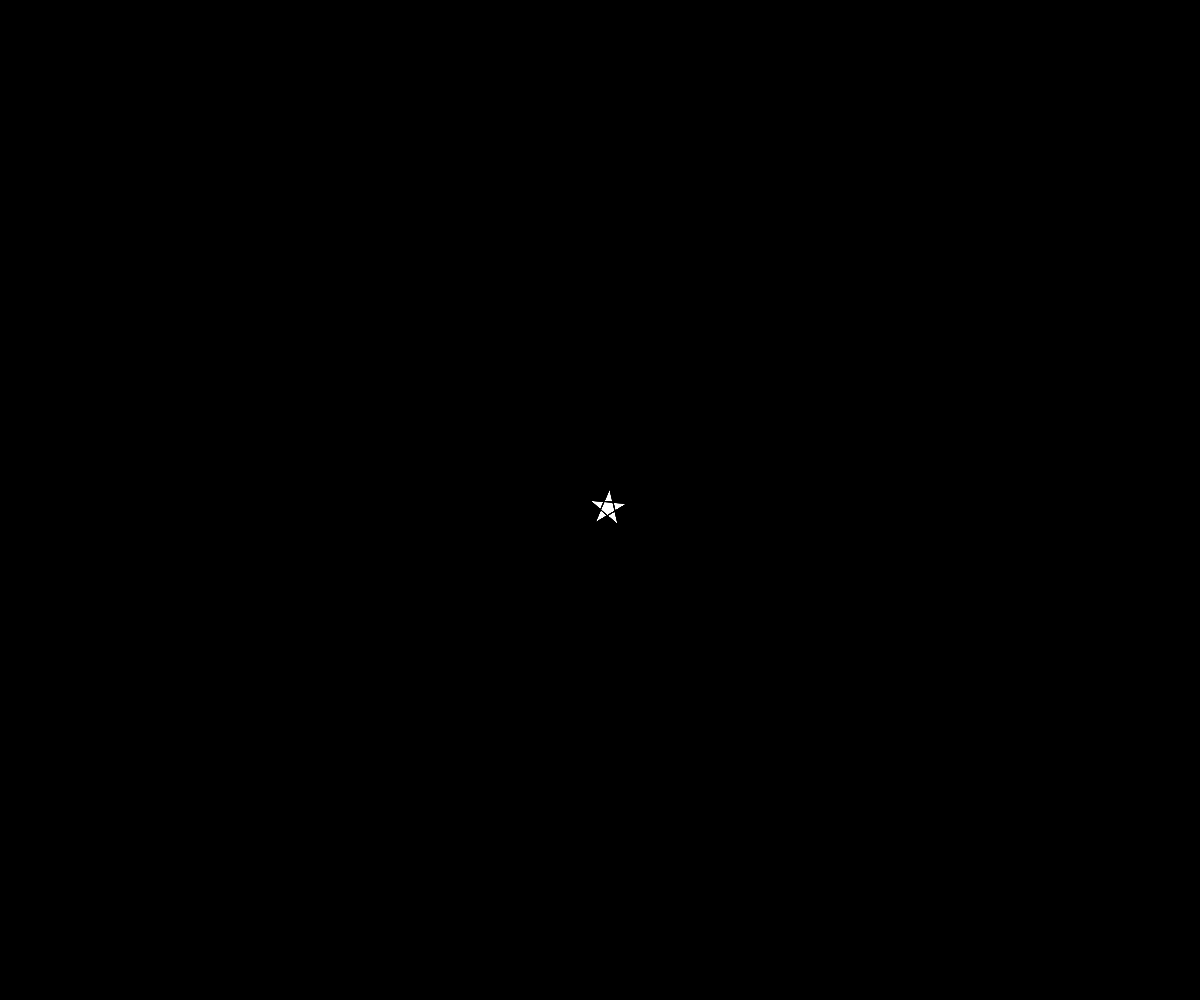
Frame 1 (no input)
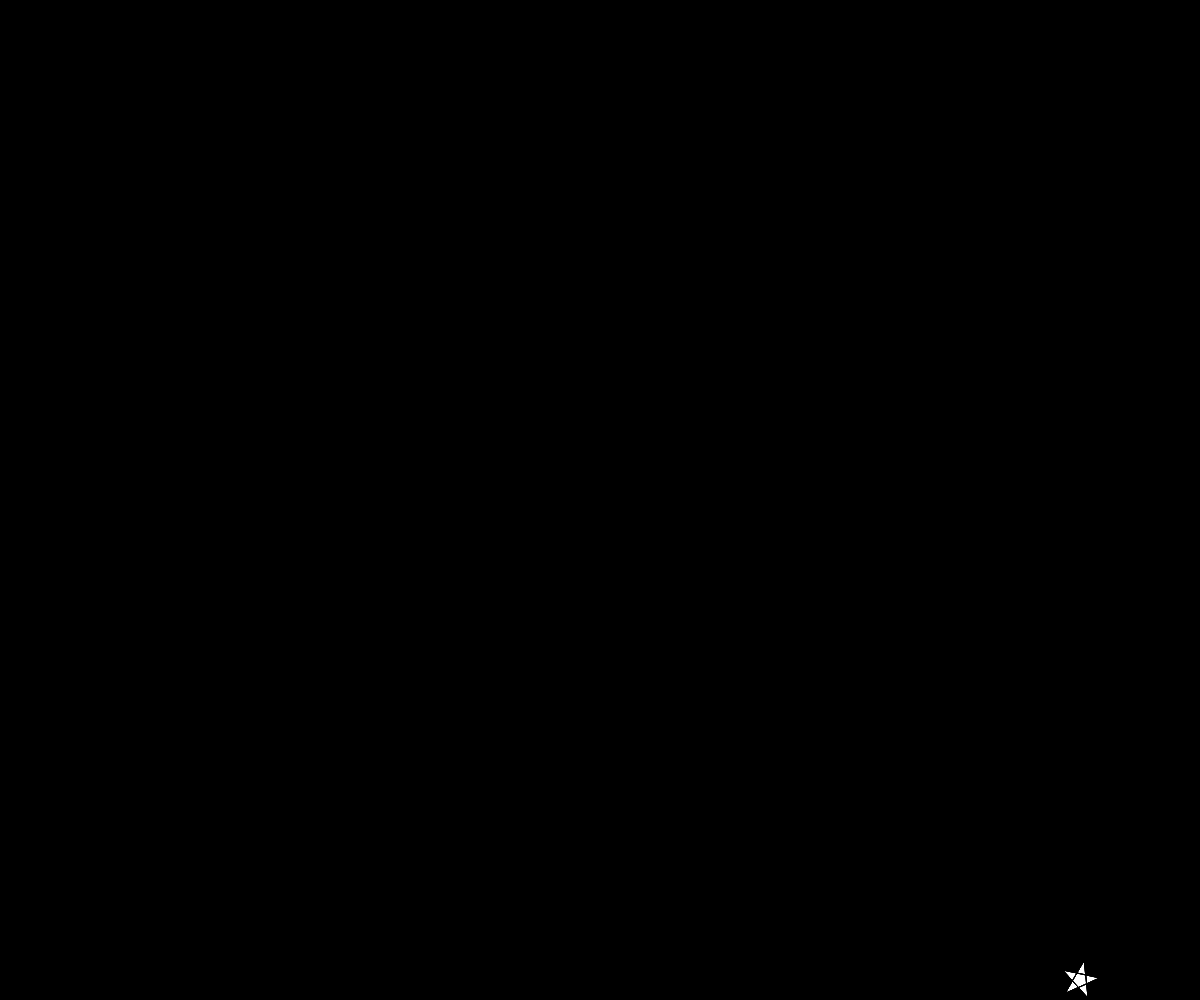
Frame 60 (no input)
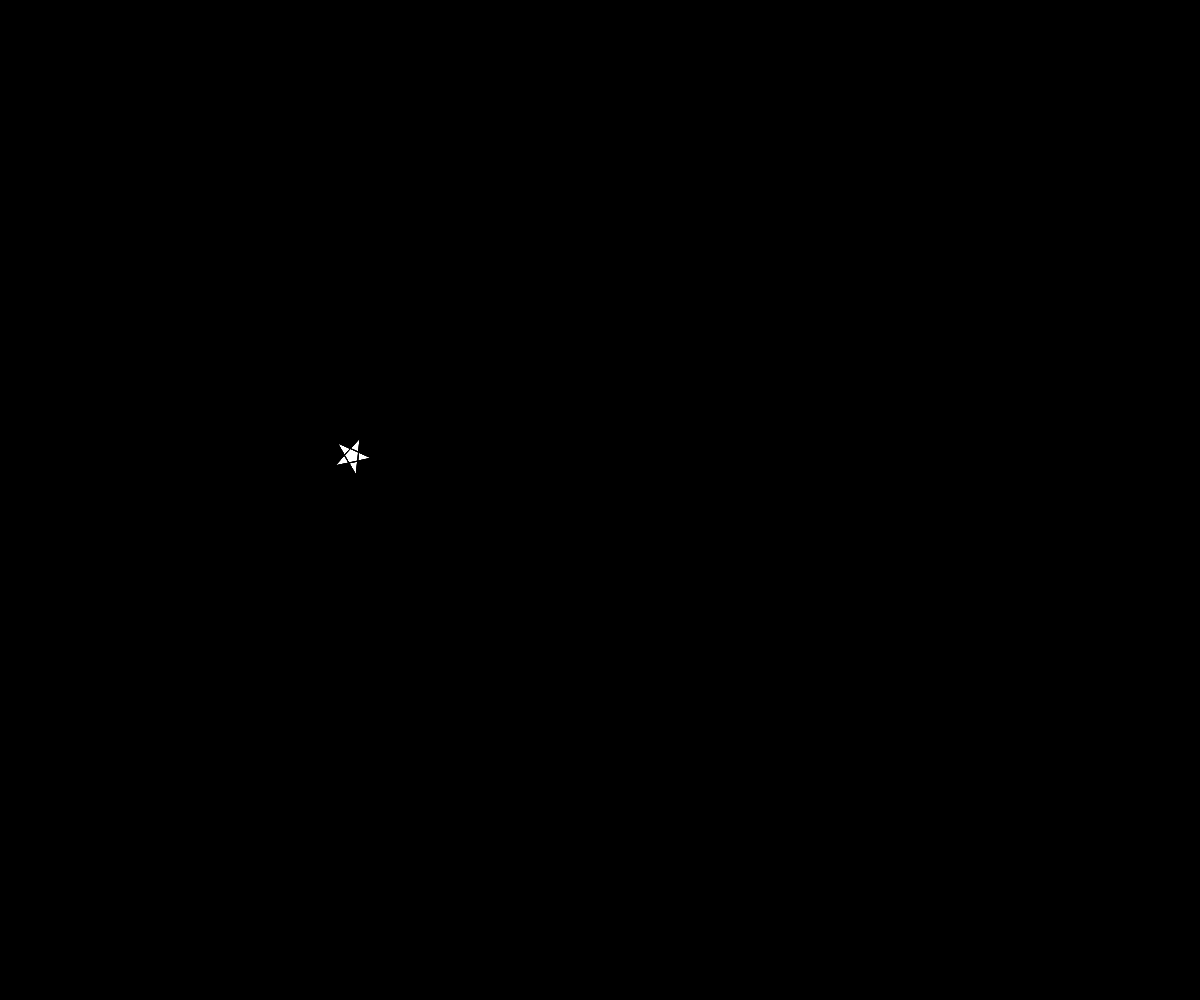
Frame 120 (the mouse pressed at the canvas centre since frame 60)

The p5.js sketch that drew these frames (run headless with seeded random() and noise() and a simulated clock; from frame 60 on, the mouse is pressed at the canvas centre):

// p5.js sketch
// ── sketch.js
// テキスト「アニメーション」
let x, y, vx, vy;
let cx, cy, angle;
let count;

function setup(){
  createCanvas(windowWidth, windowHeight);
  x = width / 2;
  y = height / 2;
  vx = 8;
  vy = 8;
  cx = 0;
  cy = 0;
  angle = 0;
  count = 0;
}

function draw(){
  background(0);
  // BLANK[2] (hint: 作った star 関数を使います)
  x += vx;
  y += vy;
  star(x, y, 20, PI / 36);
  // 端の処理パターン (1) 反対側から出てくる
  if(x > width){ x = 0; }
  else if(x < 0){ x = width; }
  if(y > height){ y = 0; }
  if(y < 0){ y = height; }
}

function star(cx, cy, r, angle){
   count += 1;
 beginShape();
   for(var i = 0; i < 20; i++){ //var = 型推論、型名を省略できる
   var theta = TWO_PI * i * 2 / 5 - HALF_PI + count * angle;
   var x = cx + cos(theta) * r;
   var y = cy + sin(theta) * r;
   vertex(x,y);
 }
 endShape(CLOSE);
//section 4-q1を応用して変数を利用する。
//count をfunction内で増加させることで回転をつけることができる。
//ずっと考え続けて、答えにたどり着いた時はとても嬉しかったです。
}

function windowResized(){
  resizeCanvas(windowWidth, windowHeight);
}
